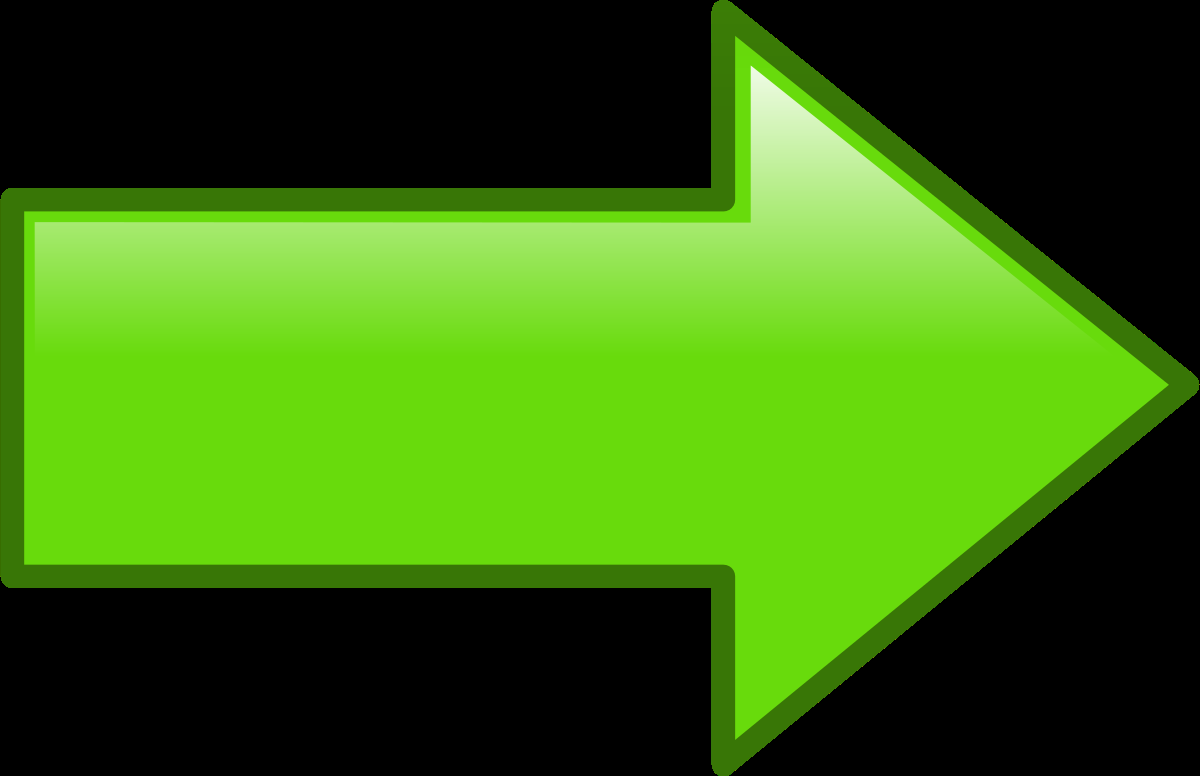
#> input picture symmetry-master/TestRun/arrow.png, 1200 x 776 px
$ python verfier.py TestRun/arrow.png
#> lines starting #> are read from the running program, lines starting #| are printed output that depends on the picture; after the words box and inside, x2 and y2 are one past the last pixel; in counts of white or black regions, pixels touching at a corner belong together; long printed decimals are rounded
#> in main, image is the input picture: shape (776, 1200, 3); mean B, G, R 15.1, 106.5, 55.7
import sys
import cv2
import matplotlib.pyplot as plt
import numpy as np
from skimage import img_as_ubyte
from skimage.transform import probabilistic_hough_line
from skimage.feature import canny
from skimage.color import rgb2gray

# Initialize SIFT detector
sift = cv2.SIFT_create()

def very_close(a, b, tol=4.0):
    return np.sqrt((a[0] - b[0]) ** 2 + (a[1] - b[1]) ** 2) < tol

def S(si, sj, sigma=1):
    q = (-abs(si - sj)) / (sigma * (si + sj))
    return np.exp(q ** 2)

def reisfeld(phi, phj, theta):
    return 1 - np.cos(phi + phj - 2 * theta)

def midpoint(i, j):
    return (i[0] + j[0]) / 2, (i[1] + j[1]) / 2

def angle_with_x_axis(i, j):
    x, y = i[0] - j[0], i[1] - j[1]
    if x == 0:
        return np.pi / 2
    angle = np.arctan(y / x)
    if angle < 0:
        angle += np.pi
    return angle

def draw(image, r, theta, line_thickness=2, line_color=(255, 101, 35)):
    height, width = image.shape[:2]
    line_color_bgr = (line_color[2], line_color[1], line_color[0])  # BGR format for OpenCV

    if np.pi / 4 < theta < 3 * (np.pi / 4):
        # Vertical line
        for x in range(width):
            y = int((r - x * np.cos(theta)) / np.sin(theta))
            if 0 <= y < height:
                image[y, x] = line_color_bgr
    else:
        # Horizontal line
        for y in range(height):
            x = int((r - y * np.sin(theta)) / np.cos(theta))
            if 0 <= x < width:
                image[y, x] = line_color_bgr

    # Draw line with thickness and color
    if np.pi / 4 < theta < 3 * (np.pi / 4):
        cv2.line(image, (0, int((r - 0 * np.cos(theta)) / np.sin(theta))),
                 (width - 1, int((r - (width - 1) * np.cos(theta)) / np.sin(theta))),
                 line_color_bgr, thickness=line_thickness)
    else:
        cv2.line(image, (int((r - 0 * np.sin(theta)) / np.cos(theta)), 0),
                 (int((r - (height - 1) * np.sin(theta)) / np.cos(theta)), height - 1),
                 line_color_bgr, thickness=line_thickness)

def superm2(image):
    """Performs the symmetry detection on image and automatically selects the best line of symmetry."""
    mimage = np.fliplr(image)
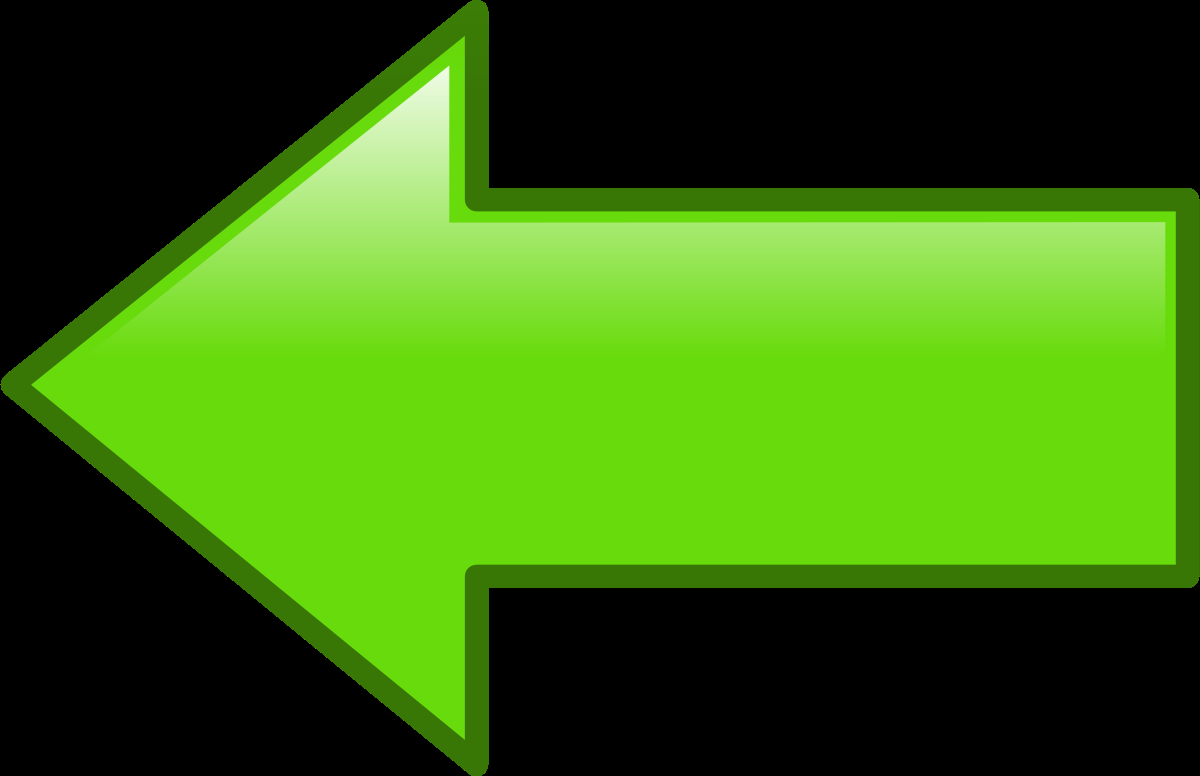
#> mimage: shape (776, 1200, 3); mean B, G, R 15.1, 106.5, 55.7
    kp1, des1 = sift.detectAndCompute(image, None)
#> kp1 = 26 keypoints; strongest (x, y, size): (781, 123, 77), (779, 356, 308), (670, 150, 81.7), (768, 671, 69.7)
    kp2, des2 = sift.detectAndCompute(mimage, None)
#> kp2 = 28 keypoints; strongest (x, y, size): (419, 123, 76.9), (386, 356, 311.9), (530, 150, 81.8), (431, 671, 69.7)

    bf = cv2.BFMatcher()
    matches = bf.knnMatch(des1, des2, k=2)
#> matches = 26 matches
    good_matches = []
    houghr = []
    houghth = []
    weights = []

    for match, match2 in matches:
        point = kp1[match.queryIdx]
        mirpoint = kp2[match.trainIdx]
        mirpoint2 = kp2[match2.trainIdx]
        mirpoint2.angle = np.pi - mirpoint2.angle
        mirpoint.angle = np.pi - mirpoint.angle
        if mirpoint.angle < 0.0:
            mirpoint.angle += 2 * np.pi
        if mirpoint2.angle < 0.0:
            mirpoint2.angle += 2 * np.pi
        mirpoint.pt = (mimage.shape[1] - mirpoint.pt[0], mirpoint.pt[1])

        if very_close(point.pt, mirpoint.pt):
            mirpoint = mirpoint2
            good_matches.append(match2)
        else:
            good_matches.append(match)

        theta = angle_with_x_axis(point.pt, mirpoint.pt)
        xc, yc = midpoint(point.pt, mirpoint.pt)
        r = xc * np.cos(theta) + yc * np.sin(theta)
        Mij = reisfeld(point.angle, mirpoint.angle, theta) * S(point.size, mirpoint.size)

        houghr.append(r)
        houghth.append(theta)
        weights.append(Mij)
#> this loop made 26 passes
#> after the loop, good_matches = 26 matches; houghr = 26 values, max 802.3 at index 24, min -599.9 at index 6, mean 297.1; houghth = 26 values, max 3.14 at index 6, min 0.00789 at index 2, mean 1.44; weights = 26 values, max 3.96 at index 9, min 0.000434 at index 15, mean 1.3

    # Convert lists to numpy arrays
    houghr = np.array(houghr)
    houghth = np.array(houghth)
    weights = np.array(weights)

    # Generate hexbin plot and find the bin with the maximum count
    plt.figure(figsize=(8, 6))
    hexbin = plt.hexbin(houghr, houghth, bins=200, gridsize=50, cmap='inferno')
    counts = hexbin.get_array()

    # Get the bin with the maximum count
    max_bin_idx = counts.argmax()
#> max_bin_idx = 1029

    # Extract the coordinates (r, theta) corresponding to the bin with the maximum count
    r_bins = hexbin.get_offsets()[:, 0]
#> r_bins = 2879 values, max 802.3 at index 1450, min -599.9 at index 0, mean 101.2
    theta_bins = hexbin.get_offsets()[:, 1]
#> theta_bins = 2879 values, max 3.14 at index 28, min 0.00789 at index 0, mean 1.57
    best_r = r_bins[max_bin_idx]
#> best_r = 381.6
    best_theta = theta_bins[max_bin_idx]
#> best_theta = 1.57

    print(f"Best symmetry line detected at r={best_r}, theta={best_theta}")
#| Best symmetry line detected at r=381.639, theta=1.575

    # Draw the line of symmetry on the image
    draw(image, best_r, best_theta)
#> the loop in draw, `for x in range(width):` made 1200 passes
#> y on passes 1 to 3: 381, 381, 381
#> after the loop in draw, `for x in range(width):`:
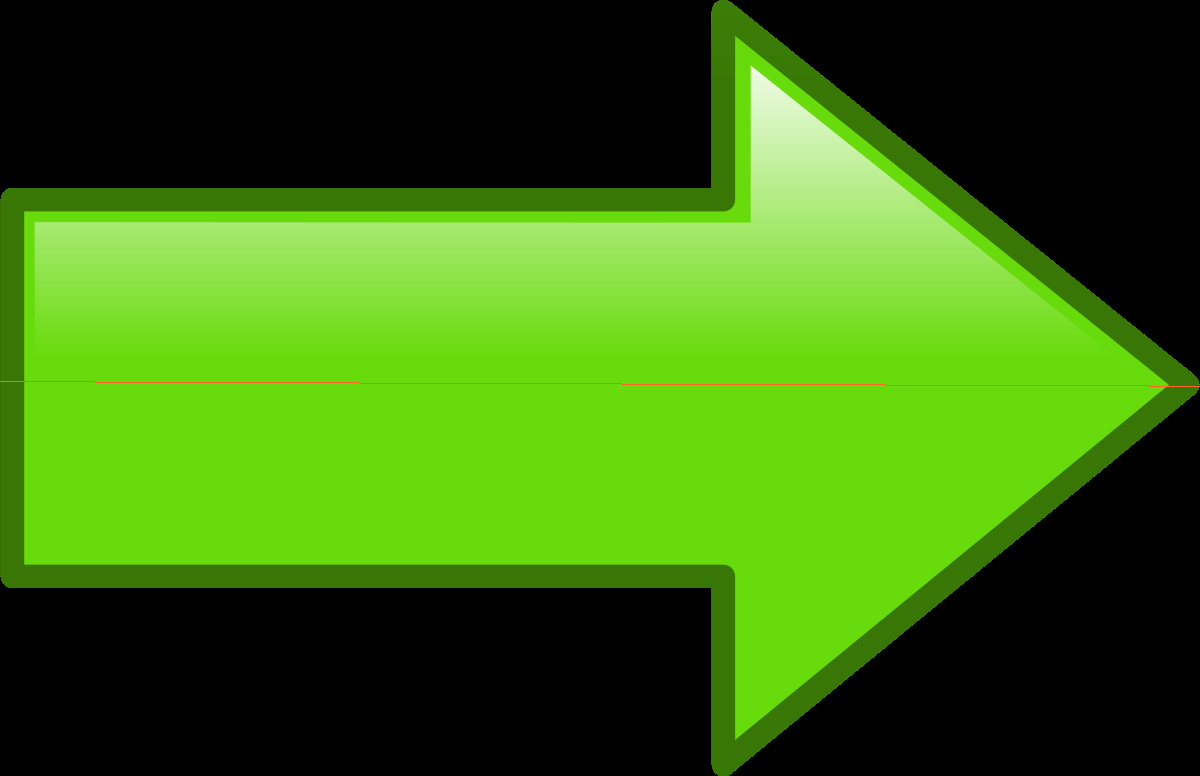
#> image: shape (776, 1200, 3); 0.13% of pixels changed, all inside (x1, y1, x2, y2) = (0, 381, 1200, 387)
#> in draw, `cv2.line(image, (0, int((r - 0 * np.cos(theta)) / np.sin(theta))), (wi..`: image: shape (776, 1200, 3); 0.26% of pixels changed, all inside (x1, y1, x2, y2) = (0, 380, 1200, 388)

    # Verify the detected line of symmetry
    image_gray = rgb2gray(image)
    edges = canny(image_gray)
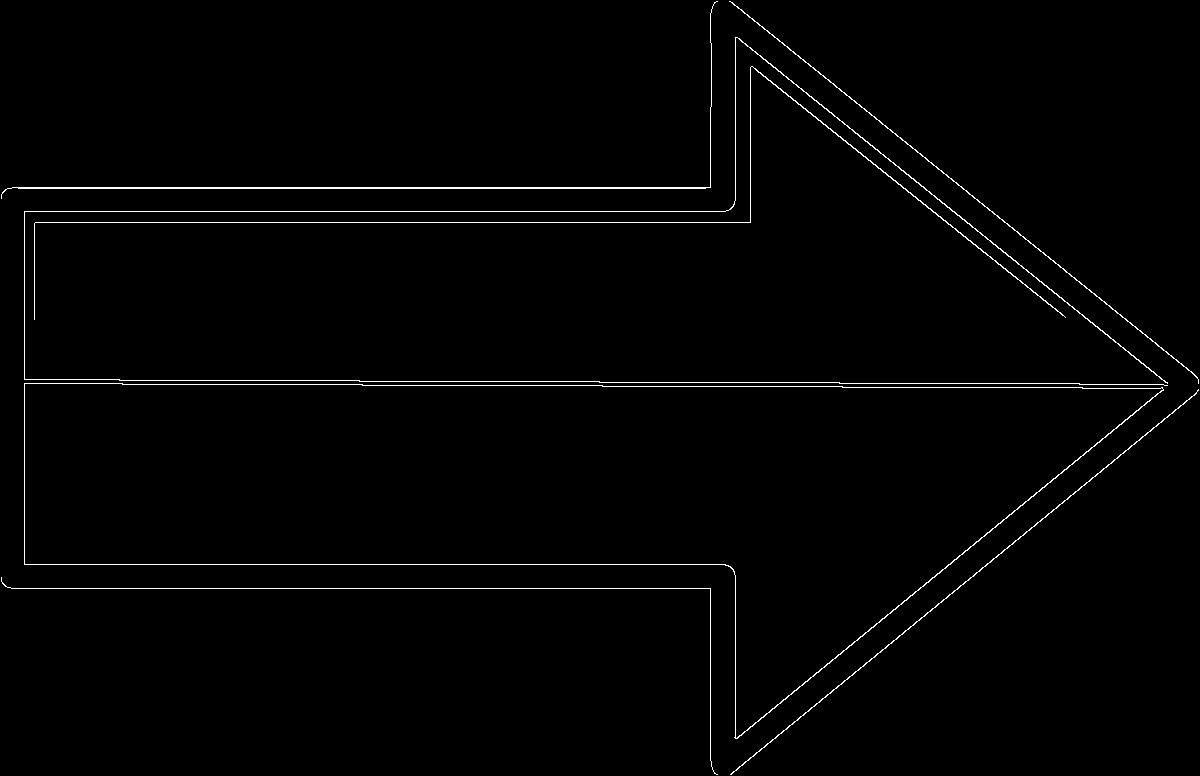
#> edges: shape (776, 1200) bool; 1.2% white in thin lines or dots
    lines = probabilistic_hough_line(edges, threshold=10, line_length=50, line_gap=10)
#> lines = 60 items

    for line in lines:
        p0, p1 = line
        cv2.line(image, p0, p1, (0, 255, 0), 2)  # Draw the detected lines in green
#> this loop made 60 passes
#> (p0, p1) on passes 1 to 12: ((710, 187), (12, 187)), ((710, 588), (11, 588)), ((725, 211), (24, 211)), ((725, 564), (24, 564)), ((602, 385), (362, 385)), ((750, 222), (24, 222)), ((705, 188), (7, 188)), ((1198, 379), (767, 30)), ((839, 382), (599, 382)), ((1197, 377), (951, 178)), ((735, 200), (735, 37)), ((362, 384), (122, 384))
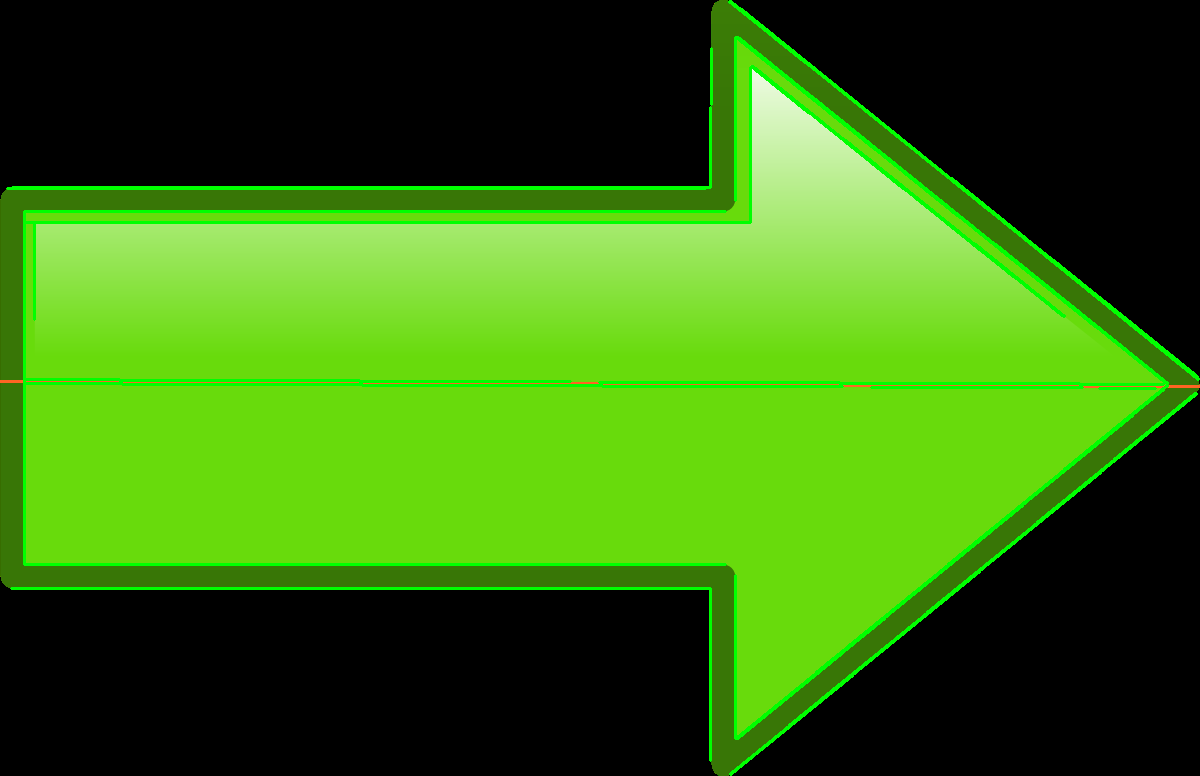
#> image: shape (776, 1200, 3); mean B, G, R 14.5, 110, 53.3

    # Display the image using matplotlib
    plt.figure(figsize=(10, 10))
    plt.imshow(cv2.cvtColor(image, cv2.COLOR_BGR2RGB))
    plt.title("Symmetry Detection")
    plt.axis('off')
    plt.show()
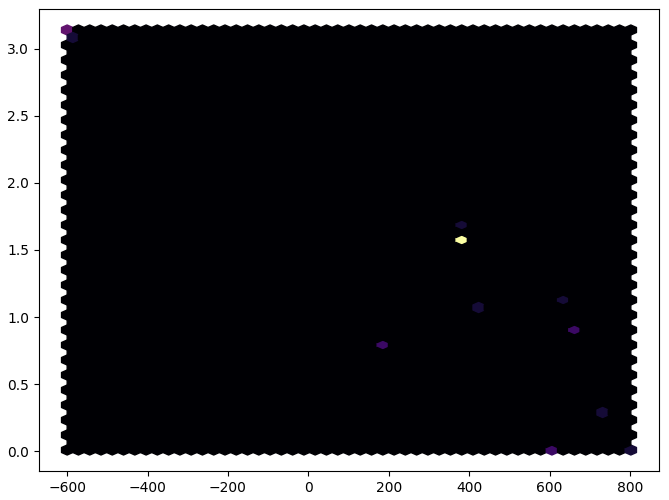
#> figure drawn by matplotlib, 1 panel

def main():
    if len(sys.argv) != 2:
        print("Usage: python detect.py IMAGE")
        return

    image = cv2.imread(sys.argv[1])
    if image is None:
        print("Error: Image not found or unable to read.")
        return

    superm2(image)

if __name__ == "__main__":
    main()
